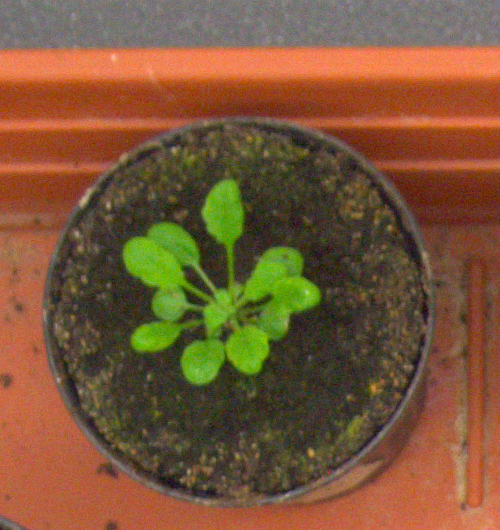
%> input picture Images/plant001.png, 500 x 530 px
$ octave Roberts.m   (GNU Octave 9; MATLAB toolbox functions it lacks are replaced by stand-ins)
%> lines starting %> are read from the running program, lines starting %| are printed output that depends on the picture; in (x1, y1, x2, y2) boxes, pixels count from 0 and x2, y2 are one past the last pixel; in counts of white or black regions, pixels touching at a corner belong together; the program's own positions count from 1
image1 = imread("C:\Important\Uni\Coursework\ITIP\Images\plant001.png");
%> image1 is the input picture: size 530x500x3 uint8; mean R, G, B 123, 86.3, 56
image2 = imread("C:\Important\Uni\Coursework\ITIP\Images\plant002.png");
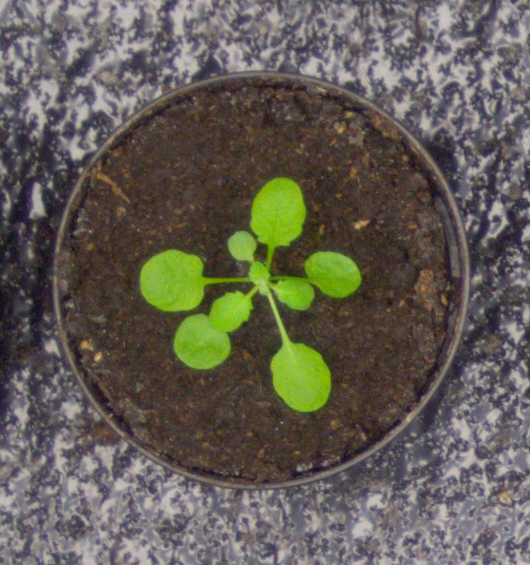
%> input picture Images/plant002.png, 530 x 565 px
%> image2 is the input picture: size 565x530x3 uint8; mean R, G, B 99, 93.6, 85.1
image3 = imread("C:\Important\Uni\Coursework\ITIP\Images\plant003.png");
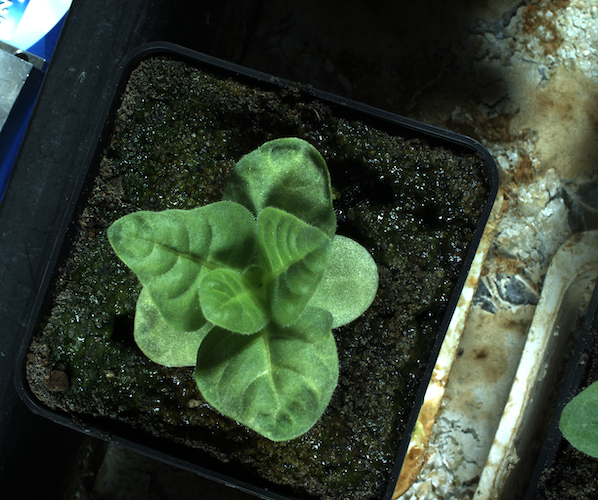
%> input picture Images/plant003.png, 598 x 500 px
%> image3 is the input picture: size 500x598x3 uint8; mean R, G, B 53.8, 67.4, 50.3

subplot(2,2,1);
imshow(image1);

sharp = imsharpen(image1,'Radius',1.5,'Amount',1.5,'Threshold',0.01);
subplot(2,2,2);
imshow(sharp);

sensitivity = 0.085;
leaves = rgb2gray(sharp);
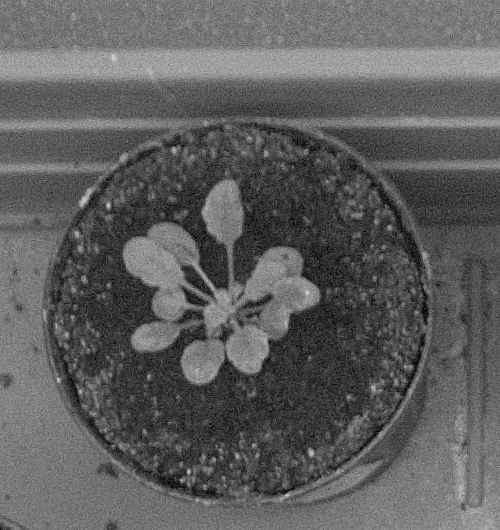
%> leaves: size 530x500 uint8; min 0, max 229, mean 94
edges_roberts = edge(leaves,'Roberts',sensitivity);
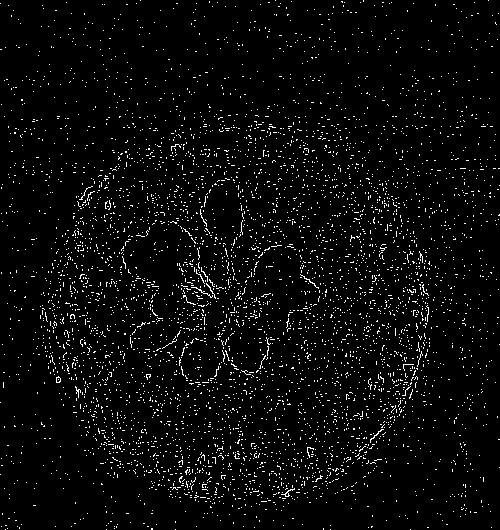
%> edges_roberts: size 530x500 logical; 3.9% white in thin lines or dots

subplot(2,2,3);
imshow(edges_roberts);

level = graythresh(leaves);
%> level = 0.365
BW = imbinarize(leaves,level);
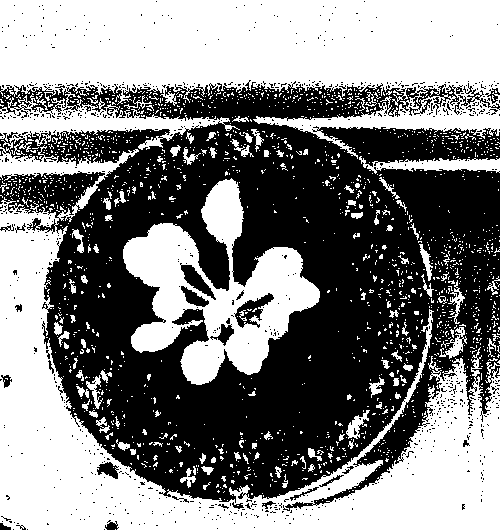
%> BW: size 530x500 logical; 50.6% white; 820 black regions (793 under 20 px), largest, box (x1, y1, x2, y2) and area: (0, 80, 500, 511) 126291, (234, 293, 274, 328) 543, (180, 263, 216, 300) 452

subplot(2,2,4);
imshow(BW);
